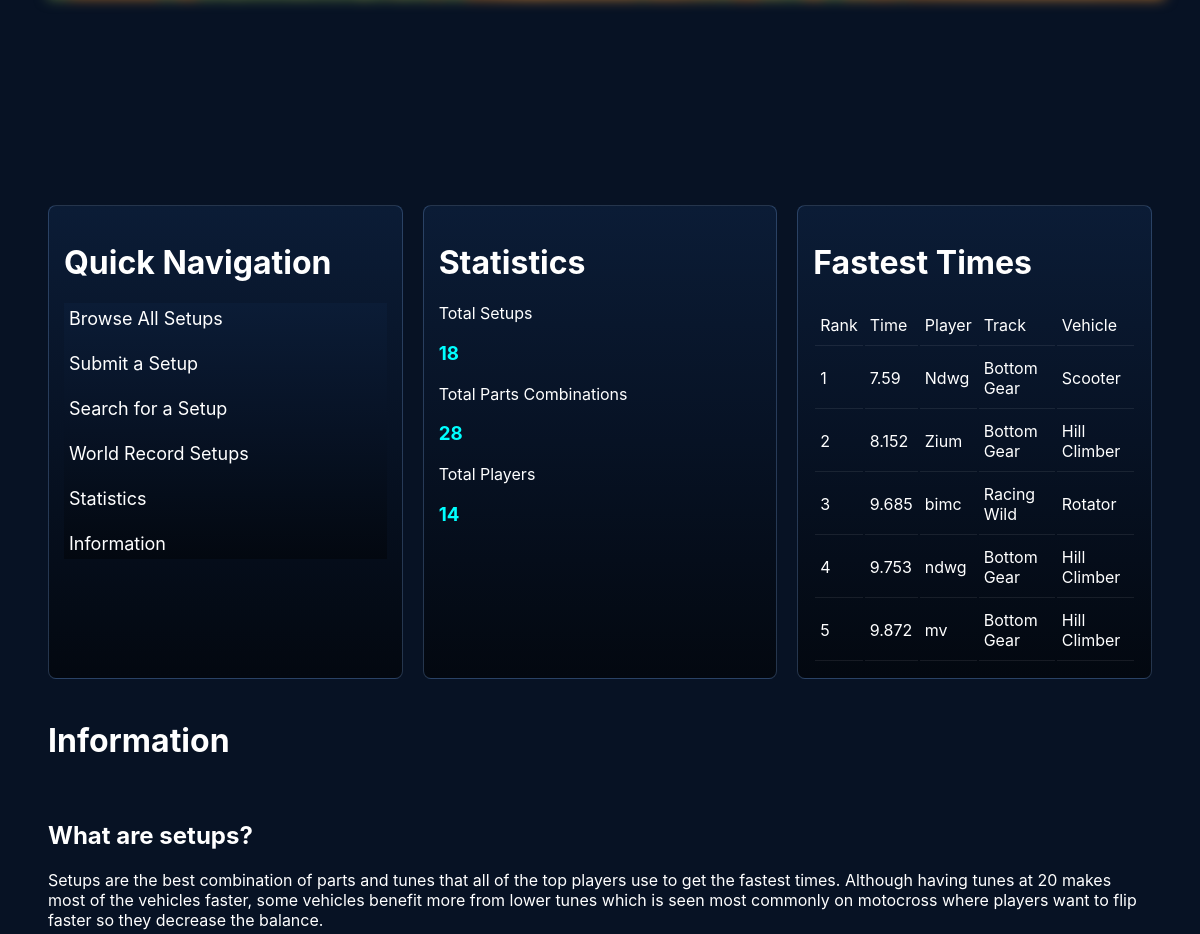
Before: / (middle part) with the older database file.
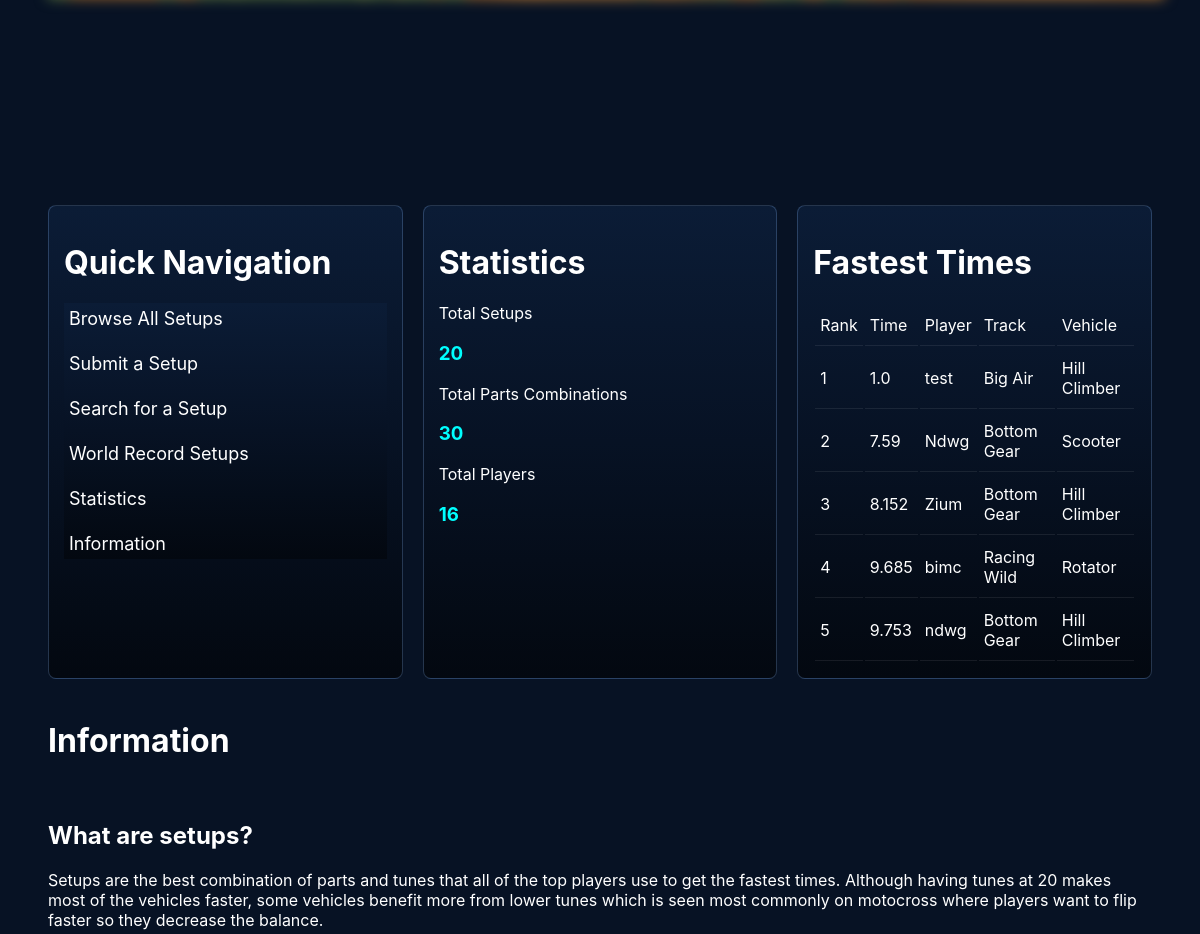
After: the same page with the newer database file.
### app.py (models this page shows)
class Setups(db.Model):
    __tablename__ = "Setups"
    setup_id = db.Column(db.Integer, primary_key=True, autoincrement=True)
    time_id = db.Column(db.Integer, db.ForeignKey("WR_Times.time_id"), nullable=False)
    track_id = db.Column(db.Integer, db.ForeignKey("Tracks.track_id"), nullable=False)
    tune_id = db.Column(db.Integer, db.ForeignKey("Tunes.tune_id"), nullable=False)
    vehicle_id = db.Column(db.Integer, db.ForeignKey("Vehicles.vehicle_id"), nullable=False)
    part_id = db.Column(db.Integer, db.ForeignKey("Part Combinations.part_id"), nullable=False)
    wr_time = db.relationship("WR_Times", back_populates="setups")
    track = db.relationship("Tracks", back_populates="setups")
    tune = db.relationship("Tunes", back_populates="setups")
    vehicle = db.relationship("Vehicles", back_populates="setups")
    parts_combinations = db.relationship("Parts", back_populates="setups")

class WR_Times(db.Model):
    __tablename__ = "WR_Times"
    time_id = db.Column(db.Integer, primary_key=True, autoincrement=True, nullable=False)
    time = db.Column(db.REAL, nullable=False)
    player = db.Column(db.Text, nullable=False)
    setups = db.relationship("Setups", back_populates="wr_time")

class Tracks(db.Model):
    __tablename__ = "Tracks"
    track_id = db.Column(db.Integer, primary_key=True, autoincrement=True, nullable=False, unique=True)
    track_name = db.Column(db.Text, nullable=False)
    setups = db.relationship("Setups", back_populates="track")

class Vehicles(db.Model):
    __tablename__ = "Vehicles"
    vehicle_id = db.Column(db.Integer, primary_key=True, autoincrement=True, nullable=False, unique=True)
    vehicle_name = db.Column(db.Text, unique=True)
    setups = db.relationship("Setups", back_populates="vehicle")

### app.py (the view)
@app.route('/', methods=['GET', 'POST'])
def Home():
    setups_count = Setups.query.count()
    total_parts = Parts.query.count()
    unique_players = set()
    for i in WR_Times.query.all():
        unique_players.add(i.player)
    total_players = 0
    for p in unique_players:
        total_players += 1
    fastest_times = Setups.query.join(WR_Times).order_by(WR_Times.time.asc()).all()
    return render_template('home.html',
                           active_page='Home',
                           setups_count=setups_count,
                           total_parts=total_parts,
                           total_players=total_players,
                           fastest_times=fastest_times)

### app.py (called while the page is built, shortened)
@app.before_request
def settings_menu():
    error = []
    rpp = request.form.get('rows_per_page')
    theme = request.form.get('theme')
    if 'theme' not in session:
            session['theme'] = 'dark'
    if 'rows_per_page' not in session:
        session['rows_per_page'] = 10

### templates/home.html (shortened to what this page needs)
{% extends 'layout.html' %}
{% block content %}
<div class="home">
    <div class="widgets">
        <div class="home_links">
            <h1>Quick Navigation</h1>
            <div>
                <a href="{{ url_for('setups', _anchor='all_setups') }}">Browse All Setups</a>
                <a href="{{ url_for('setups') }}">Submit a Setup</a>
                <a href="{{ url_for('search') }}">Search for a Setup</a>
                <a href="{{ url_for('search', wr_checked='on') }}">World Record Setups</a>
                <a href="{{ url_for('leaderboards') }}">Statistics</a>
                <a href="{{ url_for('Home', _anchor='information') }}">Information</a>
            </div>
        </div>
        <div class="home_stats">
            <h1>Statistics</h1>
            <div>
                <p>Total Setups</p>
                <h3>{{setups_count}}</h3>
            </div>
            <div>
                <p>Total Parts Combinations</p>
                <h3>{{total_parts}}</h3>
            </div>
            <div>
                <p>Total Players</p>
                <h3>{{total_players}}</h3>
            </div>
        </div>
        <div>
            <h1>Fastest Times</h1>
            <table>
                <thead>
                    <tr>
                        <td>Rank</td>
                        <td>Time</td>
                        <td>Player</td>
                        <td>Track</td>
                        <td>Vehicle</td>
                    </tr>
                </thead>
                <tbody>
                    {% for i in fastest_times %}
                    {% if loop.index <= 5 %}
                        <tr>
                            <td>{{loop.index}}</td>
                            <td>{{i.wr_time.time}}</td>
                            <td>{{i.wr_time.player}}</td>
                            <td>{{i.track.track_name}}</td>
                            <td>{{i.vehicle.vehicle_name}}</td>
                        </tr>
                    {% endif %}
                    {% endfor %}
                </tbody>
            </table>
        </div>
    </div>
    <br>
    <div id="information" class="information">
        <h1>Information</h1><br>
        <div>
            <h2>What are setups?</h2>
            <p>Setups are the best combination of parts and tunes that all of the top players use to get the fastest times. Although having tunes at 20 makes most of the vehicles faster, some vehicles benefit more from lower tunes which is seen most commonly on motocross where players want to flip faster so they decrease the balance.</p><br>
            <p>There is a button in quick navigation as well as a link in the navigation bar at the top which takes you to the search page, it has a search bar and filters for filtering any combination of setups.</p><br>
            <p>On the "Setups" page there is a table with every single setup in the database, there is also a button next to each setup to delete it, as well as a form at the top of the page to insert more setups.</p><br>
            <video controls src="{{ url_for('static', filename='Setup_Tutorial.mp4') }}"></video><br>
            <p>World records are the global fastest time on one track, so every world record setup is what the current world record holder for the fastest time on that track is using.</p><br>
        </div>
    </div>
</div>
{% endblock %}

Changed rows visible on the page:
no longer on this page (row unchanged): Setups: wr_time.time "9.872", wr_time.player "mv", track.track_name "Bottom Gear", vehicle.vehicle_name "Hill Climber"
added Setups: wr_time.time "1.0", wr_time.player "test", track.track_name "Big Air", vehicle.vehicle_name "Hill Climber"
Other visible differences:
{{ setups_count }}: "18" → "20"
{{ total_parts }}: "28" → "30"
{{ total_players }}: "14" → "16"
